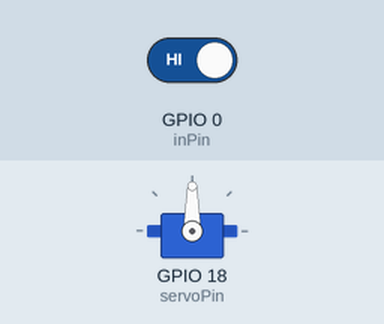
The sketch below on a simulated ESP32. Parts: servo. The inputs (shaded band) are chosen by the test bench; at power-on: GPIO 0 (inPin) HIGH.

Above: at 1.2 s.
1.3 s: GPIO 0 (inPin) driven LOW
At 1.46 s:
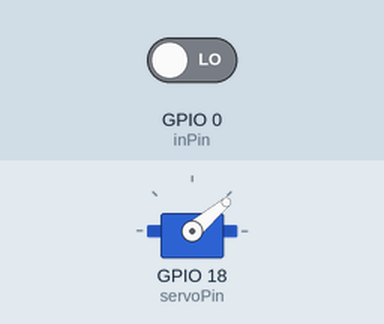
4.3 s: GPIO 0 (inPin) driven HIGH
At 5.3 s:
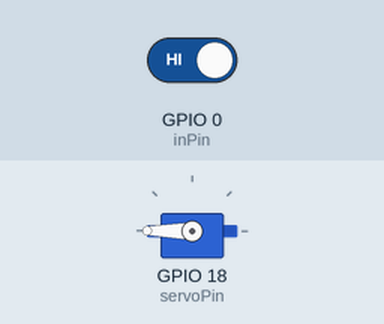
Timing chart, 0 to 7.3 s (numbered marks = the images above; inputs shaded):
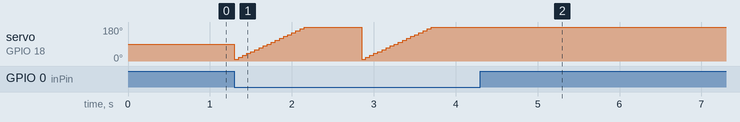

The sketch:

ESP32_GS90.ino
```cpp
#include <ESP32Servo.h>

Servo myservo;  // create servo object to control a servo
// 16 servo objects can be created on the ESP32

int pos = 0;    // variable to store the servo position
// Recommended PWM GPIO pins on the ESP32 include 2,4,12-19,21-23,25-27,32-33
// Possible PWM GPIO pins on the ESP32-S2: 0(used by on-board button),1-17,18(used by on-board LED),19-21,26,33-42
#if defined(ARDUINO_ESP32S2_DEV)
int servoPin = 17;
#else
int servoPin = 18;
#endif
const int inPin=0;

void setup() {
  // Allow allocation of all timers
  ESP32PWM::allocateTimer(0);
  ESP32PWM::allocateTimer(1);
  ESP32PWM::allocateTimer(2);
  ESP32PWM::allocateTimer(3);
  myservo.setPeriodHertz(50);    // standard 50 hz servo
  myservo.attach(servoPin, 1000, 2000); // attaches the servo on pin 18 to the servo object
  // using default min/max of 1000us and 2000us
  // different servos may require different min/max settings
  // for an accurate 0 to 180 sweep
  pinMode(inPin, INPUT);
}

void loop() {


  pos=0;
  while (pos<=300) {
    if (digitalRead(inPin)==0){
      pos+=10;
      myservo.write(pos);    // tell servo to go to position in variable 'pos'
      delay(50);
    }
  }
  /*for (pos = 0; pos <= 180; pos += 1) { // goes from 0 degrees to 180 degrees
    // in steps of 1 degree
                // waits 15ms for the servo to reach the position
  }
  for (pos = 180; pos >= 0; pos -= 1) { // goes from 180 degrees to 0 degrees
    myservo.write(pos);    // tell servo to go to position in variable 'pos'
    delay(15);             // waits 15ms for the servo to reach the position
  }*/
}
```

Measured:
- after the input at 4.3 s, servo on GPIO 18 (servoPin): stops changing and stays 180°
